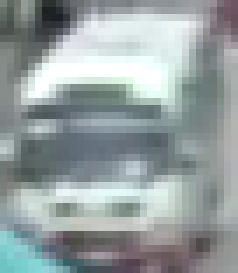
#> input picture Bag-of-words/trainingset/bus/20170324_0720-0740_11150.png_3.png, 34 x 39 px (shown 7 times larger); its folder holds only this picture in this run
$ jupyter execute --allow-errors 'Assignment 11_solution.ipynb'
#> lines starting #> are read from the running program, lines starting #| are printed output that depends on the picture
# Assignment 11: Phân loại phương tiện giao thông

Tổng quan: Ở bài tập này chúng ta sẽ lần lượt thực hành các bước để xây dựng một hệ thống học máy cho bài toán phân loại phương tiện giao thông: khảo sát dữ liệu, trích xuất đặc trưng, xây dựng mô hình phân loại, phân loại trên hình ảnh thực tế. Bài tập yêu cầu các kiến thức về lập trình Python với các thư viện: OpenCV, scikit-learn, pickle, numpy.

[cell 1]
import warnings
warnings.filterwarnings("ignore")

import os
import numpy as np
import cv2
import matplotlib.pyplot as plt
import pickle
import sklearn

from sklearn.cluster import KMeans
from scipy.spatial.distance import cdist

## Câu hỏi 1: Khảo sát tập dữ liệu
Bộ dữ liệu được lưu ở thư mục con trainingset trong thư mục bài tập này. Thư mục trainingset bao gồm 5 thư mục con ứng với 5 nhãn của bài toán, trong mỗi thư mục con chứa ảnh tương ứng với nhãn. Với câu hỏi đầu tiên này chúng ta sẽ khảo sát những đặc điểm của bộ dữ liệu, hãy lập trình hoàn chỉnh các hàm theo các yêu cầu cụ thể sau đây:

### Câu hỏi 1.1: Quan sát một vài mẫu dữ liệu
Trước tiên ta sẽ quan sát một vài ví dụ về bộ dữ liệu. Hãy lập trình hàm load_image() nhận đầu vào là đường dẫn ảnh, trả về mảng numpy lưu trữ ảnh, sử dụng thư viện OpenCV. Câu hỏi này giúp bạn ôn tập cách thức load ảnh với OpenCV và hướng dẫn bạn những thao tác cơ bản với thư viện os. Hãy quan sát đoạn mã nguồn dưới đây:

[cell 2]
def load_image(image_path):
    #### YOUR CODE HERE ####

    return cv2.imread(image_path)
#> returned value is the input picture: shape (39, 34, 3); mean B, G, R 160.1, 159.5, 149.5

    #### END YOUR CODE #####

[cell 3]
samples_list = []
samples_label = []
for label in os.listdir('trainingset'):
    sample_file = os.listdir(os.path.join('trainingset', label))[0]

    samples_list.append(load_image(os.path.join('trainingset', label, sample_file)))

    samples_label.append(label)

for i in range(len(samples_list)):
    plt.subplot(2, 3, i + 1), plt.imshow(cv2.cvtColor(samples_list[i], cv2.COLOR_BGR2RGB))
    plt.title(samples_label[i]), plt.xticks([]), plt.yticks([])
#> this loop made 2 passes

plt.show()
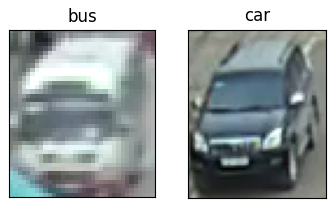
#> figure drawn by matplotlib, 2 panels

Một vài hàm hay sử dụng trong thư viện os:
- Hàm os.listdir(path): Trả về một list chứa tên các thư mục và file nằm trong thư mục path. Vì hàm trả về một list nên ta có thể tính được tổng số folder và file trong một thư mục (dùng hàm len())
- Hàm os.path.join(t1, t2, [t3, ...]): Trả về đường dẫn trong hệ điều hành tương ứng nối các đường dẫn t1, t2, t3,... Ví dụ ta có t1 = 'trainingset', t2 = 'image' thì hàm trả về xâu s = 'trainingset/image' với Ubuntu hoặc s = 'trainingset\\image' với Windows.

### Câu hỏi 1.2: Thống kê dữ liệu
Hãy lập trình hàm statistic() để thống kê số lượng ảnh ứng với mỗi nhãn. Hàm statistic() cần trả về 2 danh sách (list): label, num_images. Danh sách label lưu tên các nhãn và danh sách num_images lưu số lượng ảnh tương ứng với nhãn lưu ở danh sách label.

[cell 4]
def statistic():
    label = []
    num_images = []

    #### YOUR CODE HERE ####

    for lab in os.listdir('trainingset'):
        label.append(lab)
        num_images.append(len(os.listdir(os.path.join('trainingset', lab))))

    #### END YOUR CODE #####

    return label, num_images

[cell 5]
label, num_images = statistic()

y_pos = np.arange(len(label))

plt.barh(y_pos, num_images, align='center', alpha=0.5)
plt.yticks(y_pos, label)
plt.show()
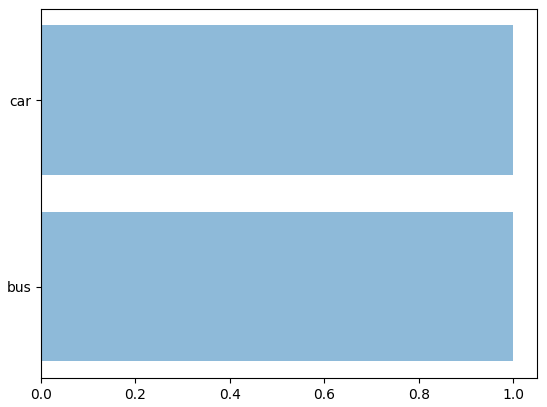
#> figure drawn by matplotlib, 1 panel

print('Total images: %d' %(sum(num_images)))

### Câu hỏi 1.3: Xây dựng danh sách chứa ảnh

Để tiện cho việc lập trình các bước tiếp theo ta sẽ xây dựng một list lưu trữ ảnh và nhãn tương ứng của nó. Hãy lập trình hàm read_data(), hàm này trả về hai list X, Y, trong đó mỗi phần tử của list X lưu trữ một mảng numpy biểu diễn một ảnh và mỗi phần tử của list Y lưu trữ nhãn (dưới dạng số nguyên) tương ứng của ảnh.

[cell 6]
def read_data(label2id):
    X = []
    Y = []

    for label in os.listdir('trainingset'):
        for img_file in os.listdir(os.path.join('trainingset', label)):
            #### YOUR CODE HERE ####
            img = load_image(os.path.join('trainingset', label, img_file))
            #### END YOUR CODE #####

            X.append(img)
            Y.append(label2id[label])
    return X, Y

[cell 7]
# Label to id, used to convert string label to integer
label2id = {'pedestrian':0, 'moto':1, 'truck':2, 'car':3, 'bus':4}
X, Y = read_data(label2id)
#> X = 2 items; Y = [4, 3]
print(len(X))
#| 2
print(len(Y))
#| 2
#> (the rest of this cell did not finish here and is left out)

## Câu hỏi 2: Trích xuất đặc trưng (features extraction)

Ở câu hỏi này chúng ta sẽ lần lượt thực hiện các công việc: trích xuất đặc trưng SIFT (SIFT keypoints descriptor), xây dựng từ điển và mô hình Bag-of-Word (BoW). Bạn hãy lập trình hoàn chỉnh các hàm theo yêu cầu cụ thể dưới đây

### Câu hỏi 2.1: Trích xuất đặc trưng SIFT

Hãy lập trình hàm extract_sift_features() nhận đầu vào là list ảnh ta đã xây dựng được từ câu hỏi trước và trả về list image_descriptors, phần tử thứ p trong list image_descriptors lại là một list chứa các SIFT keypoints descriptor ứng với ảnh thứ p trong list X.

Gợi ý: Để khởi tạo đối tượng SIFT trong OpenCV ta sử dụng lệnh: sift = cv2.xfeatures2d.SIFT_create(). Đối tượng này có phương thức detectAndCompute trả về 2 outputs kp và des, kp là một list chứa các keypoints được detect bởi SIFT, des là một numpy array chứa len(kp) vectors 128 chiều. Chúng ta sẽ dùng các des này để phục vụ bài toán phân loại.

[cell 8]
def extract_sift_features(X):
    image_descriptors = []
    sift = cv2.xfeatures2d.SIFT_create()

    for i in range(len(X)):
        _, des = sift.detectAndCompute(X[i], None)
        #### YOUR CODE HERE ####
        image_descriptors.append(des)
#> after the loop, image_descriptors = 2 items
        #### END YOUR CODE #####

    return image_descriptors

[cell 9]
image_descriptors = extract_sift_features(X)
#> image_descriptors = 2 items
print(len(image_descriptors))
#| 2
print(type(image_descriptors[0][0]))
#| <class 'numpy.ndarray'>
#> (the rest of this cell did not finish here and is left out)

### Câu hỏi 2.2: Xây dựng từ điển
Hãy lập trình hàm kmeans_bow() nhận đầu vào là một list gồm tất cả các descriptors của các ảnh trong tập X và số cụm num_clusters, sử dụng thuật toán KMeans trong scikit-learn phân cụm các vector descriptors này thành num_clusters cụm. Hàm trả về một danh sách center của các cụm. Vì thao tác này mất rất nhiều thời gian nên ta sẽ lưu danh sách trả về bởi hàm kmeans_bow() ra một file nhị phân (sử dụng thư viện pickle) để tiện sử dụng sau này.

Trước tiên ta sẽ xây dựng một list chứa tất cả các descriptors:

[cell 10]
all_descriptors = []
for descriptors in image_descriptors:
    if descriptors is not None:
        for des in descriptors:
            all_descriptors.append(des)
#> after the loop, all_descriptors = 88 items
print('Total number of descriptors: %d' %(len(all_descriptors)))
#| Total number of descriptors: 88

Hãy lập trình hàm kmeans_bow().

Gợi ý: Trong thư viện sklearn, để khởi tạo một đối tượng kmeans ta sử dụng lệnh:
kmeans = sklearn.cluster.KMeans(n_clusters=num_clusters)

Đối tượng kmeans có phương thức fit, nhận vào các điểm dữ liệu (trong bài toán hiện tại của chúng ta là list all_descriptors) và tìm ra n_clusters vector là tâm của các cụm dữ liệu. Để lấy được các vector này ta sử dụng thuộc tính $cluster_centers_$  của đối tượng kmeans

[cell 11]
import time

def kmeans_bow(all_descriptors, num_clusters):
    start = time.time()

    bow_dict = []

    #### YOUR CODE HERE ####

    kmeans = KMeans(n_clusters=num_clusters, n_jobs=-1).fit(all_descriptors)
    bow_dict = kmeans.cluster_centers_

    #### END YOUR CODE #####

    print('Process time: ', time.time() - start)

    return bow_dict

[cell 12]
num_clusters = 50
#> (the rest of this cell did not finish here and is left out)

### Câu hỏi 2.3: Xây dựng vector đặc trưng với mô hình BoW

Hãy xây dựng hàm create_features_bow() nhận đầu vào là list image_descriptors, list BoW và num_clusters ở trên, trả về list X_features, trong đó phần tử thứ p của X_vectors là vector đặc trưng theo mô hình BoW ứng với ảnh thứ p, tập keypoint descriptors thứ p. Hãy chú ý sự tương ứng các phần tử trong 4 danh sách: X, Y, image_descriptors, X_features.

[cell 13]
from scipy.spatial.distance import cdist

[cell 14]
def create_features_bow(image_descriptors, BoW, num_clusters):
    X_features = []

    for i in range(len(image_descriptors)):
        features = np.array([0] * num_clusters)

        if image_descriptors[i] is not None:
            distance = cdist(image_descriptors[i], BoW)
            #### YOUR CODE HERE ####
            argmin = np.argmin(distance, axis=1)

            for j in argmin:
                features[j] += 1
            #### END YOUR CODE #####

        X_features.append(features)


    return X_features

[cell 15]
print(image_descriptors[0].shape)
#| (28, 128)
#> (the rest of this cell did not finish here and is left out)

## Câu hỏi 3: Xây dựng mô hình
Từ các câu hỏi trước chúng ta đã xây dựng được vector đặc trưng ứng với mỗi ảnh trong bộ dữ liệu. Ở câu hỏi này chúng ta sẽ xây dựng các mô hình phân loại SVM

#> (a cell that did not finish here is left out)

Chia tập dữ liệu thành tập train/test:

[cell 17]
from sklearn.model_selection import train_test_split

X_train = []
X_test = []
Y_train = []
Y_test = []
#### YOUR CODE HERE ####
#> (the rest of this cell did not finish here and is left out)

Khai báo đối tượng SVM:

[cell 18]
svm = sklearn.svm.SVC(C = 30)
print(svm)

Huấn luyện, kiểm tra độ chính xác của mô hình tương tự như các bài học trước (sử dụng các hàm fit, predict, score,... của đối tượng svm)

Huấn luyện mô hình:

#> (a cell that did not finish here is left out)

Tính độ chính xác trên tập dữ liệu huấn luyện:

#> (a cell that did not finish here is left out)

Tính độ chính xác trên tập dữ liệu test:

#> (a cell that did not finish here is left out)

## Câu hỏi 4: Dùng mô hình đã huấn luyện dự đoán hình ảnh thực tế

Cuối cùng ta sẽ dùng thử mô hình đã huấn luyện để đưa ra dự đoán về một hình ảnh thực tế. Chúng ta sẽ làm lần lượt các bước: đọc ảnh, trích xuất đặc trưng BoW của ảnh, dự đoán sử dụng mô hình đã huấn luyện.

__Bước 1__: Đọc ảnh ở đường dẫn image_test/car.png, lưu ảnh vào biến img

[cell 22]
img = None

#### YOUR CODE HERE ####
img = load_image('image_test/car.png')
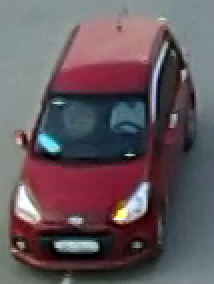
#> input picture Bag-of-words/image_test/car.png, 107 x 142 px (shown 2 times larger)
#> in load_image, returned value is the input picture: shape (142, 107, 3); mean B, G, R 92.6, 87, 100.2
#### END YOUR CODE ####

plt.imshow(cv2.cvtColor(img, cv2.COLOR_BGR2RGB))
plt.show()

print(img.shape)
#| (142, 107, 3)
my_X = [img]

__Bước 2__: Trích xuất đặc trưng SIFT (lưu vào biến my_image_descriptors) và BoW (lưu vào biến my_X_features) từ my_X:

[cell 23]
my_image_descriptors = None
my_X_features = None

#### YOUR CODE HERE ####
my_image_descriptors = extract_sift_features(my_X)
#> the loop in extract_sift_features (call 2), `for i in range(len(X)):` made 1 pass
#> my_image_descriptors = 1 item
#> (the rest of this cell did not finish here and is left out)
